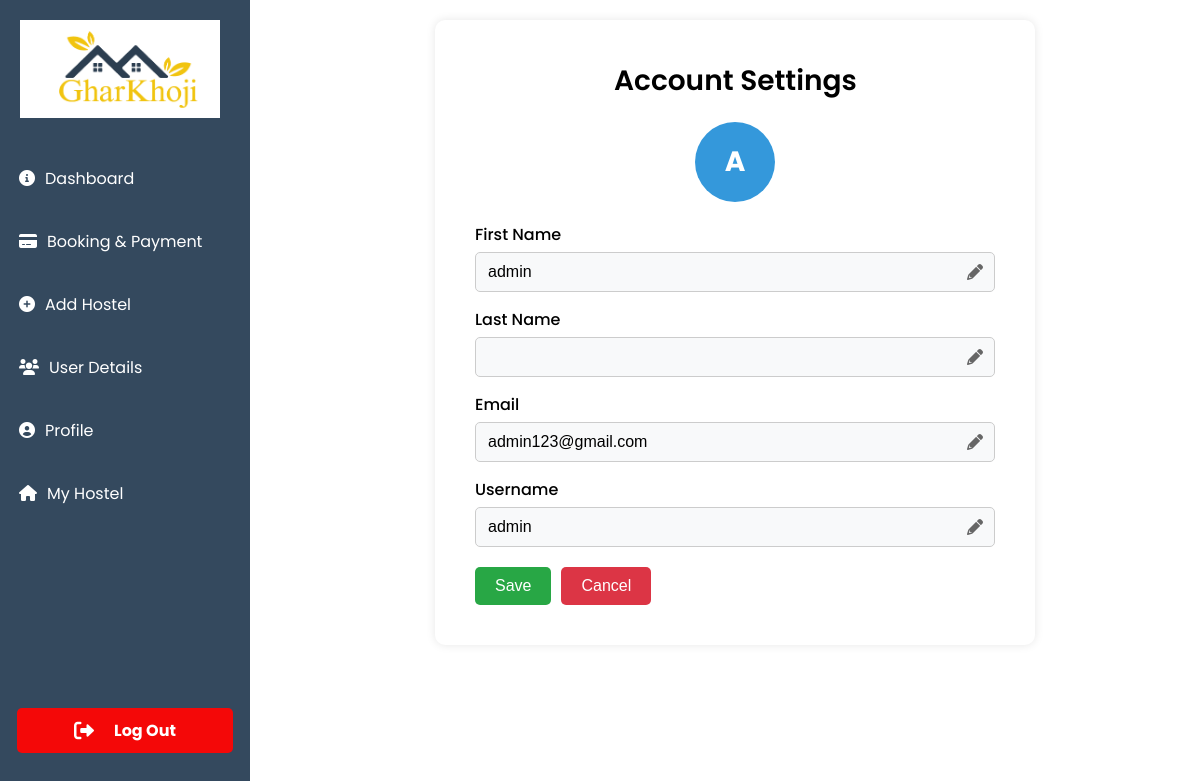
Page /hostelownerprofile/ (signed in) on the committed database.
### app/models.py (models this page shows, shortened)
class CustomUser(AbstractUser):
    ROLE_CHOICES = [
        ('user', 'User'),
        ('hostel_owner', 'Hostel Owner'),
    ]
    role = models.CharField(max_length=20, choices=ROLE_CHOICES, default='user')

### app/views.py (the view)
# urls.py: path('hostelownerprofile/', views.Hostelownerprofile, name='hostelownerprofile')
def Hostelownerprofile(request):
    return render(request, 'hostelprofile.html')

### templates/hostelprofile.html (shortened to what this page needs)
{% load static %}
<!DOCTYPE html>
<html lang="en">
<head>
    <link rel="stylesheet" href="https://cdnjs.cloudflare.com/ajax/libs/font-awesome/6.0.0/css/all.min.css">
</head>
<body>
    <div class="sidebar">
        <div class="logo">
            <img src="{% static 'img/logo1.png' %}" alt="Logo" style="width: 200px; margin-right:10px;">
        </div>
        <ul>
            <li><a href="{% url 'hostelownerdashboard' %}"><i class="fas fa-info-circle"></i> Dashboard</a></li>
            <li><a href="#booking-payment"><i class="fas fa-credit-card"></i> Booking & Payment</a></li>
            <li><a href="{% url 'hosteladd' %}"><i class="fas fa-plus-circle"></i> Add Hostel</a></li>
            <li><a href="#user-details"><i class="fas fa-users"></i> User Details</a></li>
            <li><a href="#approving-details"><i class="fas fa-user-circle"></i> Profile</a></li>
            <li><a href="#"><i class="fas fa-home"></i> My Hostel</a></li>
            <li class="logout"><a href="{% url 'login' %}"><i class="fas fa-sign-out-alt"></i> Log Out</a></li>
        </ul>
    </div>
    <div class="container">
        <div class="content">
            <h2>Account Settings</h2>
            <form method="post" id="profile-form">
                <div class="form-group">
                    <div class="profile">
                        {{ user.first_name|default:user.username|slice:":1"|upper }}
                    </div>
                    <label>First Name</label>
                    <div class="input-wrapper">
                        <input type="text" class="form-input" name="first_name" value="{{ user.first_name }}" readonly>
                        <span class="edit-icon" onclick="enableField(this)"><i class="fa-solid fa-pencil"></i></span>
                    </div>
                </div>
                <div class="form-group">
                    <label>Last Name</label>
                    <div class="input-wrapper">
                        <input type="text" class="form-input" name="last_name" value="{{ user.last_name }}" readonly>
                        <span class="edit-icon" onclick="enableField(this)"><i class="fa-solid fa-pencil"></i></span>
                    </div>
                </div>
                <div class="form-group">
                    <label>Email</label>
                    <div class="input-wrapper">
                        <input type="email" class="form-input" name="email" value="{{ user.email }}" readonly>
                        <span class="edit-icon" onclick="enableField(this)"><i class="fa-solid fa-pencil"></i></span>
                    </div>
                </div>
                <div class="form-group">
                    <label>Username</label>
                    <div class="input-wrapper">
                        <input type="text" class="form-input" name="username" value="{{ user.username }}" readonly>
                        <span class="edit-icon" onclick="enableField(this)"><i class="fa-solid fa-pencil"></i></span>
                    </div>
                </div>
                <div class="buttons">
                    <button type="submit" class="update-btn" id="save-btn">Save</button>
                    <button type="button" class="cancel-btn" onclick="disableAllFields()">Cancel</button>
                </div>
             </div>
        </div>
</body>
</html>

### templates/hostelprofile.html (style rules this page uses)
* { margin: 0; padding: 0; box-sizing: border-box; }
body { font-family: 'Poppins', sans-serif; display: flex; }
.sidebar { width: 250px; background-color: #34495e; height: 100vh; color: white; position: fixed; }
.sidebar .logo { text-align: center; padding: 20px; font-size: 24px; font-weight: bold; }
.sidebar ul { list-style-type: none; padding: 0; }
.sidebar ul li { padding: 15px; }
.sidebar ul li a { color: white; text-decoration: none; display: flex; align-items: center; gap: 10px; padding:2px; margin:2px; }
.sidebar ul li.logout { position: absolute; bottom: 30px; width: 100%; }
.sidebar ul li.logout a { display: flex; align-items: center; justify-content: center; background-color: #f40808; padding: 10px; border-radius: 5px; font-weight: bold; }
.sidebar ul li.logout i { font-size: 20px; margin-right: 10px; }
.container { display: flex; justify-content: center; align-items: center; width: 100%; }
.content { background: white; padding: 40px; border-radius: 10px; box-shadow: 0 0 10px rgba(0, 0, 0, 0.1); max-width: 600px; width: 100%; margin-left: 270px; margin-top: 20px; }
h2 { font-size: 28px; font-weight: 600; margin-bottom: 20px; margin-left: 139px; }
.profile { width: 80px; height: 80px; background-color: #3498db; color: white; font-size: 28px; font-weight: bold; display: flex; align-items: center; justify-content: center; border-radius: 50%; margin-bottom: 20px; margin-left: 220px; }
.form-group { margin-bottom: 15px; }
label { display: block; font-size: 16px; font-weight: 500; margin-bottom: 5px; }
.input-wrapper { position: relative; display: flex; align-items: center; }
.form-input { width: 100%; padding: 10px 12px; border: 1px solid #ccc; border-radius: 5px; font-size: 16px; background-color: #f8f9fa; cursor: not-allowed; }
.edit-icon { position: absolute; right: 12px; cursor: pointer; color: #666; }
.buttons { margin-top: 20px; display: flex; gap: 10px; }
.update-btn, .cancel-btn { padding: 10px 20px; border: none; border-radius: 5px; font-size: 16px; cursor: pointer; font-weight: 500; }
.update-btn { background-color: #28a745; color: white; }
.cancel-btn { background-color: #dc3545; color: white; }

### rows in the picture
CustomUser: first_name "A", first_name "admin", email "admin123@gmail.com", username "admin"
